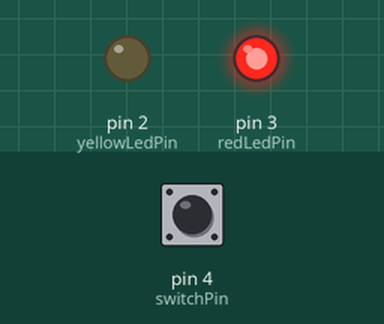
Simulated run of this sketch. Board: Arduino Uno, built with avr-gcc and run on an emulated ATmega328P. Parts: output pins drawn as LEDs (lit = HIGH). The inputs (shaded band) are chosen by the test bench; at power-on: pin 4 (switchPin) LOW.

Above: at 1.2 s.
1.3 s: pin 4 (switchPin) pulled HIGH for 0.15 s
At 1.37 s:
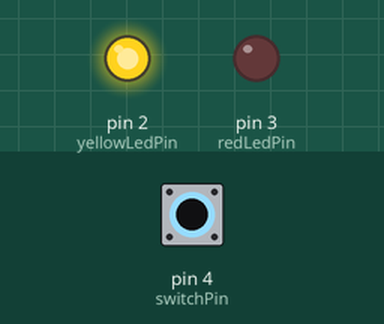
2.9 s: pin 4 (switchPin) pulled HIGH for 3.2 s
At 7.1 s:
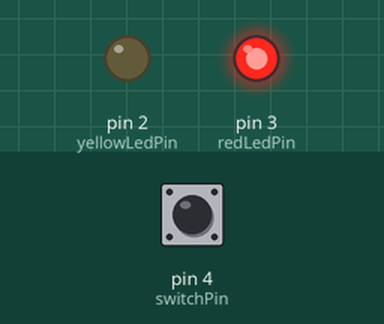
Timing chart, 0 to 8.6 s (numbered marks = the images above; inputs shaded):
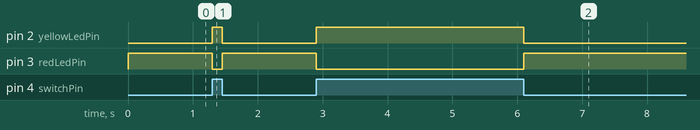

The sketch:

switchCode.ino
```cpp
//declare your variables
int switchPin = 4;//digital input pin for switch
int yellowLedPin = 2;//digital output for LED1
int redLedPin = 3; //digital output pin for an LED
int switchState = 0;//the state of the switch

void setup(){
  pinMode(switchPin, INPUT);//set the switch pin to be an input
  pinMode(yellowLedPin ,OUTPUT);//set the yellow led pin to be an output
  pinMode(redLedPin, OUTPUT);//set the red LED pin to be output

}

void loop(){

  //read the switch input
  switchState = digitalRead(switchPin);
  if(switchState ==1){
    //if switch is closed
    digitalWrite(yellowLedPin, HIGH);//turn the yellow LED on
    digitalWrite(redLedPin, LOW);//turn off redLED

  }
  else{
    //if the switch is open:
    digitalWrite(yellowLedPin, LOW);//turn off LEDyellow
    digitalWrite(redLedPin, HIGH);//turn on redLED
  }
}
```

Measured:
- after the input at 1.3 s, pin 2 (yellowLedPin): LOW → HIGH at once, → LOW 0.15 s later; pin 3 (redLedPin): HIGH → LOW at once, → HIGH 0.15 s later
- after the input at 2.9 s, pin 2 (yellowLedPin): LOW → HIGH at once, → LOW 3.2 s later; pin 3 (redLedPin): HIGH → LOW at once, → HIGH 3.2 s later
